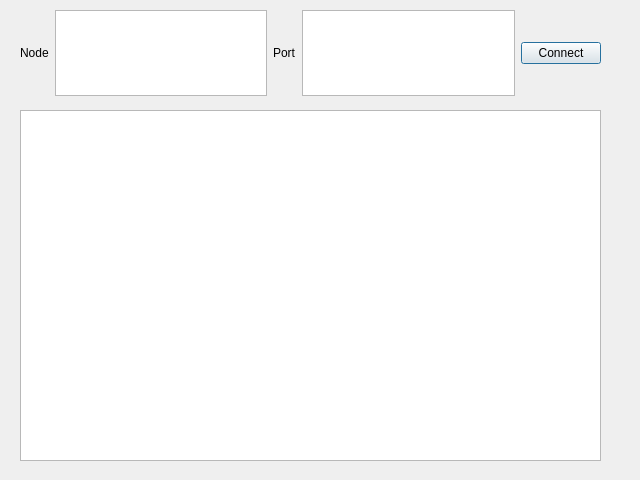
<?xml version="1.0" encoding="UTF-8"?>
<ui version="4.0">
 <class>DxCluster</class>
 <widget class="QDialog" name="DxCluster">
  <property name="geometry">
   <rect>
    <x>0</x>
    <y>0</y>
    <width>640</width>
    <height>480</height>
   </rect>
  </property>
  <property name="windowTitle">
   <string>Dialog</string>
  </property>
  <widget class="QWidget" name="horizontalLayoutWidget">
   <property name="geometry">
    <rect>
     <x>20</x>
     <y>10</y>
     <width>581</width>
     <height>86</height>
    </rect>
   </property>
   <layout class="QHBoxLayout" name="horizontalLayout">
    <item>
     <widget class="QLabel" name="label">
      <property name="text">
       <string>Node</string>
      </property>
     </widget>
    </item>
    <item>
     <widget class="QTextEdit" name="tNode">
      <property name="inputMethodHints">
       <set>Qt::ImhNone</set>
      </property>
     </widget>
    </item>
    <item>
     <widget class="QLabel" name="label_2">
      <property name="text">
       <string>Port</string>
      </property>
     </widget>
    </item>
    <item>
     <widget class="QTextEdit" name="tPort">
      <property name="inputMethodHints">
       <set>Qt::ImhDigitsOnly</set>
      </property>
     </widget>
    </item>
    <item>
     <widget class="QPushButton" name="btConnect">
      <property name="text">
       <string>Connect</string>
      </property>
     </widget>
    </item>
   </layout>
  </widget>
  <widget class="QWidget" name="gridLayoutWidget">
   <property name="geometry">
    <rect>
     <x>20</x>
     <y>110</y>
     <width>581</width>
     <height>351</height>
    </rect>
   </property>
   <layout class="QGridLayout" name="gridLayout">
    <item row="0" column="0">
     <widget class="QTableWidget" name="tableWidget"/>
    </item>
   </layout>
  </widget>
 </widget>
 <tabstops>
  <tabstop>tNode</tabstop>
  <tabstop>tPort</tabstop>
  <tabstop>btConnect</tabstop>
  <tabstop>tableWidget</tabstop>
 </tabstops>
 <resources/>
 <connections/>
</ui>
